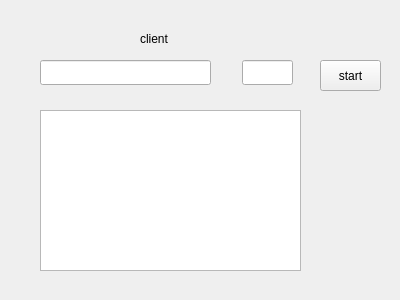
<?xml version="1.0" encoding="UTF-8"?>
<ui version="4.0">
 <class>myClient</class>
 <widget class="QWidget" name="myClient">
  <property name="geometry">
   <rect>
    <x>0</x>
    <y>0</y>
    <width>400</width>
    <height>300</height>
   </rect>
  </property>
  <property name="windowTitle">
   <string>Form</string>
  </property>
  <widget class="QLabel" name="label">
   <property name="geometry">
    <rect>
     <x>140</x>
     <y>30</y>
     <width>67</width>
     <height>17</height>
    </rect>
   </property>
   <property name="text">
    <string>client</string>
   </property>
  </widget>
  <widget class="QLineEdit" name="address">
   <property name="geometry">
    <rect>
     <x>40</x>
     <y>60</y>
     <width>171</width>
     <height>25</height>
    </rect>
   </property>
  </widget>
  <widget class="QLineEdit" name="port">
   <property name="geometry">
    <rect>
     <x>242</x>
     <y>60</y>
     <width>51</width>
     <height>25</height>
    </rect>
   </property>
  </widget>
  <widget class="QTextEdit" name="textEdit">
   <property name="geometry">
    <rect>
     <x>40</x>
     <y>110</y>
     <width>261</width>
     <height>161</height>
    </rect>
   </property>
  </widget>
  <widget class="QPushButton" name="start">
   <property name="geometry">
    <rect>
     <x>320</x>
     <y>60</y>
     <width>61</width>
     <height>31</height>
    </rect>
   </property>
   <property name="text">
    <string>start</string>
   </property>
  </widget>
 </widget>
 <resources/>
 <connections/>
</ui>
